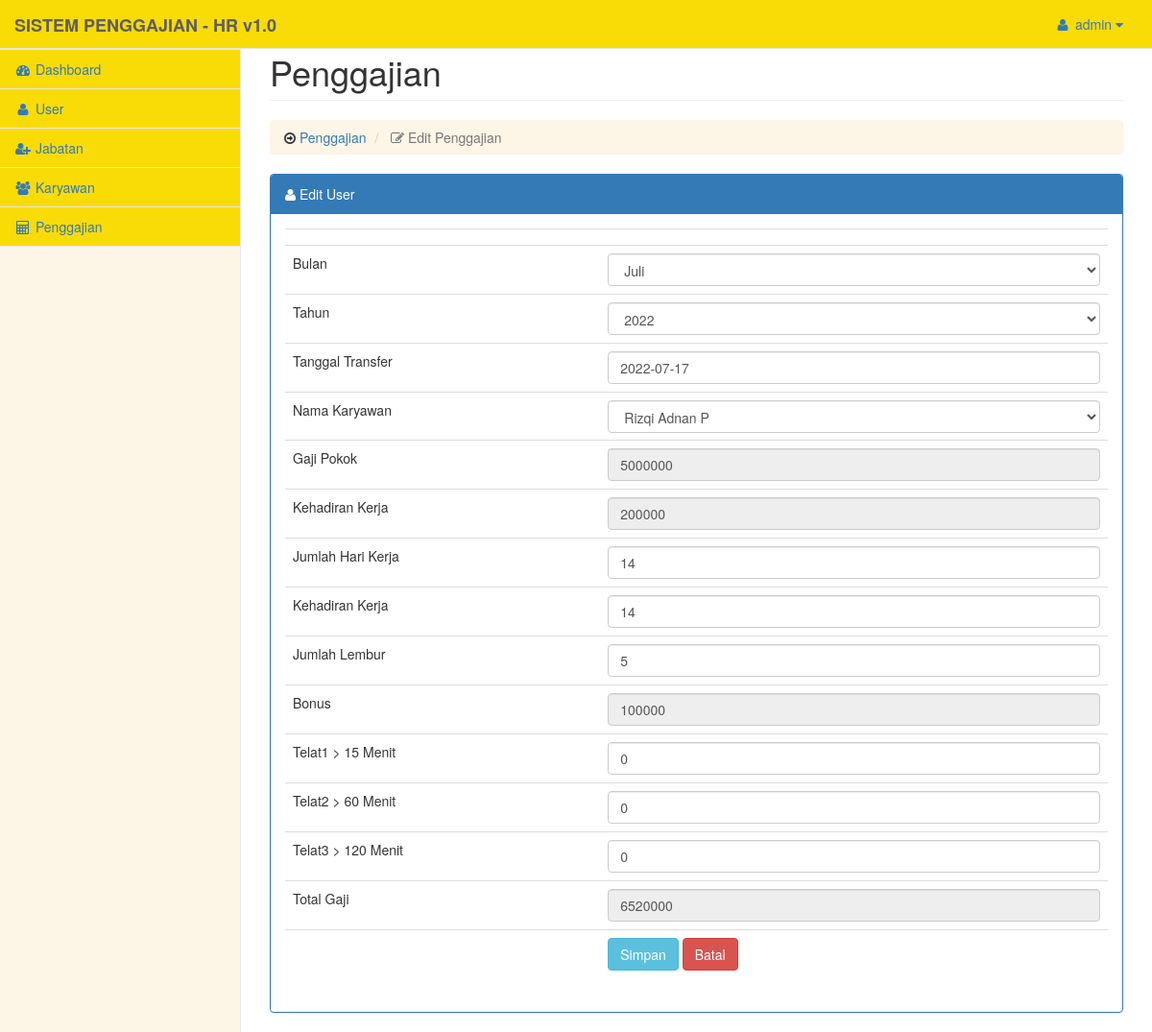
The page /penggajian/edit.php?id_gaji=15 (signed in) on the database its author committed.
### tables this page shows
CREATE TABLE IF NOT EXISTS `user` (
  `id_user` int(5) NOT NULL AUTO_INCREMENT,
  `username` varchar(25) NOT NULL,
  `password` varchar(50) NOT NULL,
  PRIMARY KEY (`id_user`)
);

CREATE TABLE IF NOT EXISTS `gaji` (
  `id_gaji` int(5) NOT NULL AUTO_INCREMENT,
  `bulan` varchar(15) NOT NULL,
  `tahun` int(4) NOT NULL,
  `tanggal_transfer` date NOT NULL,
  `id_karyawan` int(5) NOT NULL,
  `id_jabatan` int(5) NOT NULL,
  `gaji_pokok` int(11) NOT NULL,
  `uang_transport` int(11) NOT NULL,
  `hari_kerja` int(2) NOT NULL,
  `kehadiran` int(5) NOT NULL,
  `bonus` int(10) NOT NULL,
  `jumlah_lembur` int(2) NOT NULL,
  `telat1` int(12) NOT NULL,
  `telat2` int(11) NOT NULL,
  `telat3` int(11) NOT NULL,
  `total_gaji` int(10) NOT NULL,
  PRIMARY KEY (`id_gaji`)
);

CREATE TABLE IF NOT EXISTS `karyawan` (
  `id_karyawan` int(5) NOT NULL,
  `foto` varchar(100) NOT NULL,
  `nama_karyawan` varchar(50) NOT NULL,
  `id_jabatan` int(5) NOT NULL,
  `gaji_pokok` int(10) NOT NULL,
  `uang_transport` int(10) NOT NULL,
  `alamat` varchar(255) NOT NULL,
  `no_telepon` varchar(13) NOT NULL,
  `status` varchar(15) NOT NULL,
  `awal` date NOT NULL,
  `akhir` date NOT NULL,
  PRIMARY KEY (`id_karyawan`)
);

### pengguna.php (called while the page is built)
<?php
$admin 			= $_SESSION['username'];
$data_us		= mysql_query("SELECT * FROM user  WHERE username  ='$admin'");
$nama 			= mysql_fetch_object($data_us);
?>

### penggajian/edit.php (the view, shortened to what this page needs)
<?php
$root = '../';
include "../pengguna.php";
?>
<!DOCTYPE html>
<html lang="en">
<head>
	<link href="../assets/vendor/bootstrap/css/bootstrap.min.css" rel="stylesheet">
	<link href="../assets/vendor/metisMenu/metisMenu.min.css" rel="stylesheet">
	<link href="../assets/dist/js/jquery-ui/jquery-ui.css" rel="stylesheet">
	<link href="../assets/dist/css/sb-admin-2.css" rel="stylesheet">
	<link href="../assets/vendor/morrisjs/morris.css" rel="stylesheet">
	<link href="../assets/vendor/font-awesome/css/font-awesome.min.css" rel="stylesheet" type="text/css">
</head>
<body>
	<div id="wrapper">
		<?php
		include '../sidebar.php';
		?>
		<div id="page-wrapper">
			<div class="row">
				<div class="col-lg-12">
					<h1 class="page-header">Penggajian</h1>
					<ol class="breadcrumb">
						<li>
							<i class="fa fa-arrow-circle-o-right"></i><a href="index.php"> Penggajian </a>
						</li>
						<li class="active">
							<i class="fa fa-edit"></i> Edit Penggajian
						</li>
					</ol>
				</div>
			</div>
			<div class="row">
				<div class="col-md-12">
					<?php
					$id_gaji = mysql_real_escape_string($_GET['id_gaji']);
					$det = mysql_query("SELECT gaji.id_gaji, gaji.bulan, gaji.tahun, gaji.tanggal_transfer, karyawan.nama_karyawan, jabatan.id_jabatan, karyawan.gaji_pokok, karyawan.uang_transport, gaji.hari_kerja, gaji.kehadiran, gaji.bonus, gaji.jumlah_lembur, gaji.telat1, gaji.telat2, gaji.telat3, gaji.total_gaji
						from ((penggajian.gaji
						inner join penggajian.karyawan on karyawan.id_karyawan = gaji.id_karyawan)
						inner join penggajian.jabatan on jabatan.id_jabatan = gaji.id_jabatan) where id_gaji='$id_gaji'") or die(mysql_error());
					while ($d = mysql_fetch_array($det)) {
					?>
						<div class="panel panel-primary">
							<div class="panel-heading"><i class="fa fa-user"></i> Edit User
							</div>
							<div class="panel-body">
								<form action="update.php" method="post" enctype="multipart/form-data">
									<table class="table">
										<tr>
											<td></td>
											<td><input type="hidden" class="form-control" name="id_gaji" value="<?php echo $d['id_gaji'] ?>"></td>
										</tr>
										<tr>
											<td>Bulan</td>
											<td><select name="bulan" class="form-control" required="required">
													<?php
													$bulan = array("Januari", "Februari", "Maret", "April", "Mei", "Juni", "Juli", "Agustus", "September", "Oktober", "November", "Desember");
													$jlh_bln = count($bulan);
													for ($c = 1; $c < $jlh_bln; $c += 1) {
													?>
														<option value="<?php echo $bulan[$c]; ?>" <?php if ($d['bulan'] == $bulan[$c]) echo "selected='selected'"; ?>><?php echo $bulan[$c]; ?> </option>
													<?php
													}
													?>
												</select>
											</td>
										</tr>
										<tr>
											<td>Tahun</td>
											<td><select name="tahun" class="form-control" required="required">
													<?php
													$now = date('Y');
													for ($a = 2012; $a <= $now; $a++) {
													?>
														<option value="<?php echo $a; ?>" <?php if ($d['tahun'] == $a) echo "selected='selected'"; ?>><?php echo $a; ?> </option>
													<?php
													}
													?>
												</select>
											</td>
										</tr>
										<tr>
											<td>Tanggal Transfer</td>
											<td><input type="text" class="form-control" name="tanggal_transfer" id="tanggal_transfer2" value="<?php echo $d['tanggal_transfer'] ?>"></td>
										</tr>
										<tr>
											<td>Nama Karyawan</td>
											<td><select class="form-control" name="nama_karyawan" required="required" id="gaji">
													<?php
													$kry = mysql_query("select * from karyawan");
													while ($nk = mysql_fetch_array($kry)) {
													?>
														<option value="<?php echo $nk['id_karyawan']; ?>" <?php if ($d['nama_karyawan'] == $nk['nama_karyawan']) echo "selected='selected'"; ?>><?php echo $nk['nama_karyawan']; ?></option>
													<?php
													}
													?>
												</select>
											</td>
										</tr>
										<tr>
											<td>Gaji Pokok</td>
											<td><input type="text" class="form-control" name="gaji_pokok" id="gaji_pokok" value="<?php echo $d['gaji_pokok'] ?>" readonly></td>
										</tr>
										<tr>
											<td>Kehadiran Kerja</td>
											<td><input type="text" class="form-control" name="uang_transport" id="uang_transport" value="<?php echo $d['uang_transport'] ?>" readonly></td>
										</tr>
										<tr>
											<td>Jumlah Hari Kerja</td>
											<td><input type="text" class="form-control" name="hari_kerja" value="<?php echo $d['hari_kerja'] ?>"></td>
										</tr>
										<tr>
											<td>Kehadiran Kerja</td>
											<td><input type="text" class="form-control" name="kehadiran_kerja" value="<?php echo $d['kehadiran'] ?>"></td>
										</tr>
										<tr>
											<td>Jumlah Lembur</td>
											<td><input type="text" class="form-control" name="jumlah_lembur" value="<?php echo $d['jumlah_lembur'] ?>"></td>
										</tr>
										<tr>
											<td>Bonus</td>
											<td><input type="text" class="form-control" name="bonus" value="<?php echo $d['bonus'] ?>" readonly></td>
										</tr>
										<tr>
											<td>Telat1 > 15 Menit</td>
											<td><input type="text" class="form-control" name="telat1" value="<?php echo $d['telat1'] ?>"></td>
										</tr>
										<tr>
											<td>Telat2 > 60 Menit</td>
											<td><input type="text" class="form-control" name="telat2" value="<?php echo $d['telat2'] ?>"></td>
										</tr>
										<tr>
											<td>Telat3 > 120 Menit</td>
											<td><input type="text" class="form-control" name="telat3" value="<?php echo $d['telat3'] ?>"></td>
										</tr>
										<tr>
											<td>Total Gaji</td>
											<td><input type="text" class="form-control" name="total_gaji" value="<?php echo $d['total_gaji'] ?>" readonly></td>
										</tr>
										<tr>
											<td></td>
											<td>
												<input type="submit" class="btn btn-info" value="Simpan">
												<a href="index.php" class="btn btn-danger">Batal</a>
											</td>
										</tr>
									</table>
								</form>
							<?php
						}
							?>
							</div>
						</div>
				</div>
			</div>
		</div>
	</div>
</body>
</html>

### sidebar.php (shortened to what this page needs)
<?php
include 'pengguna.php';
?>
<nav class="navbar navbar-default navbar-fixed-top" role="navigation" style="margin-bottom: 0">
    <div class="navbar-header">
        <a class="navbar-brand" href="<?php echo $root; ?>dashboard/index.php"><b>SISTEM PENGGAJIAN - HR v1.0</b></a>
    </div>
    <ul class="nav navbar-top-links navbar-right">
        <li class="dropdown">
            <?php
            if ($_SESSION['username']) : ?>
                <a class="dropdown-toggle" data-toggle="dropdown" href="#">
                    <i class="fa fa-user fa-fw"></i> <?php echo $nama->username ?> <i class="fa fa-caret-down"></i>
                </a>
            <?php endif; ?>
        </li>
    </ul>
    <div class="navbar-default sidebar" role="navigation">
        <div class="sidebar-nav navbar-collapse">
            <ul class="nav" id="side-menu">
                <li>
                </li>
                <li>
                    <a href="<?php echo $root; ?>dashboard/index.php"><i class="fa fa-dashboard fa-fw"></i> Dashboard</a>
                </li>
                <li>
                    <a href="<?php echo $root; ?>user/index.php"><i class="fa fa-user fa-fw"></i> User</a>
                </li>
                <li>
                    <a href="<?php echo $root; ?>jabatan/index.php"><i class="fa fa-user-plus fa-fw"></i> Jabatan</a>
                </li>
                <li>
                    <a href="<?php echo $root; ?>karyawan/index.php"><i class="fa fa-users fa-fw"></i> Karyawan</a>
                </li>
                <li>
                    <a href="<?php echo $root; ?>penggajian/index.php"><i class="fa fa-calculator fa-fw"></i> Penggajian</a>
                </li>
            </ul>
        </div>
    </div>
</nav>

### rows shown on the page
user: username "admin"
gaji: bulan "Juli", tahun "2022", tanggal_transfer "2022-07-17", gaji_pokok "5000000", uang_transport "200000", hari_kerja "14", kehadiran_kerja "14", jumlah_lembur "5", bonus "100000", telat1 "0", telat2 "0", telat3 "0", total_gaji "6520000"

### other values the page prints
form field nama_karyawan "Rizqi Adnan P"
